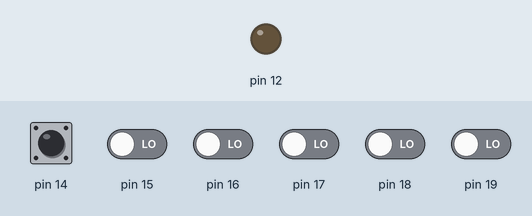
This sketch was run on a simulated Arduino Uno, built with avr-gcc and run on an emulated ATmega328P. On the bench: output pins drawn as LEDs (lit = HIGH). The inputs (shaded band) are chosen by the test bench; at power-on: pin 14 HIGH, pin 15–19 LOW.

Above: at 1.2 s.
1.3 s: pin 14 pulled LOW for 0.15 s
At 1.37 s:
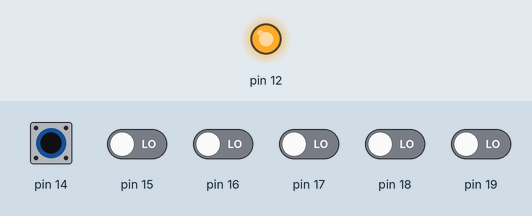
Timing chart, 0 to 4.3 s (numbered marks = the images above; inputs shaded):
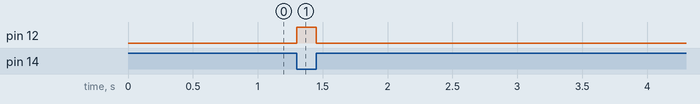

Measured:
- after the input at 1.3 s, pin 12: LOW → HIGH at once, → LOW 0.15 s later

The sketch:

MODUL_2_5_ARDUINO_4211501028.ino
```cpp
void setup() {
DDRC = 0x00;
PORTC =0x01;
DDRB=0x10;

}

void loop() {
if(PINC==0x00){
  PORTB=0x10;
}
else {
   PORTB=0x00;
}
}
```
